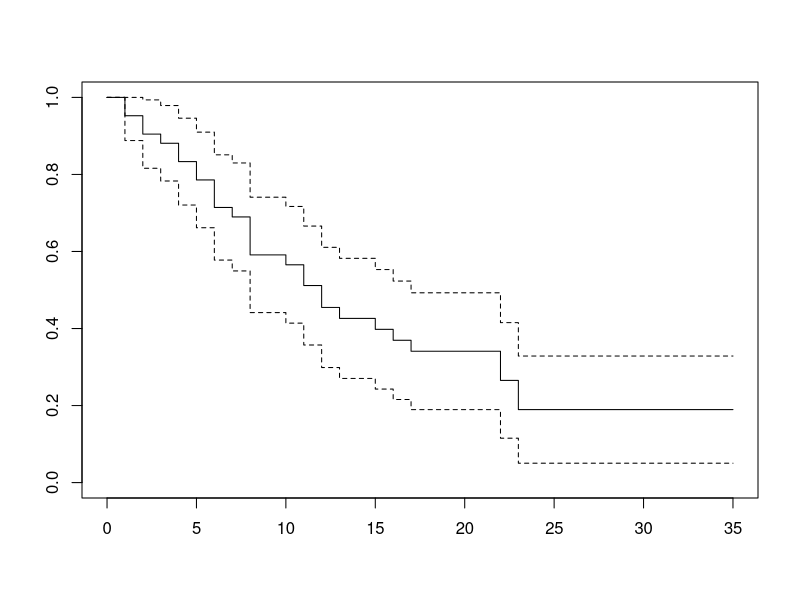
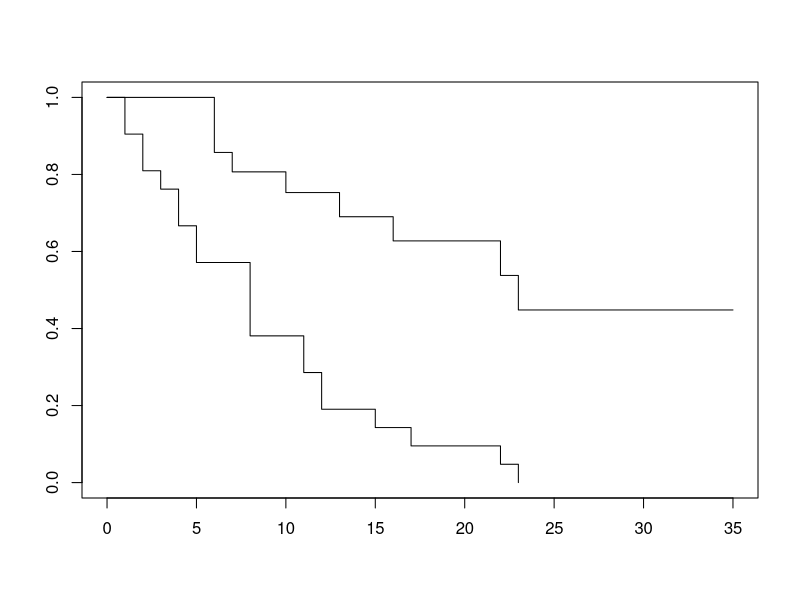
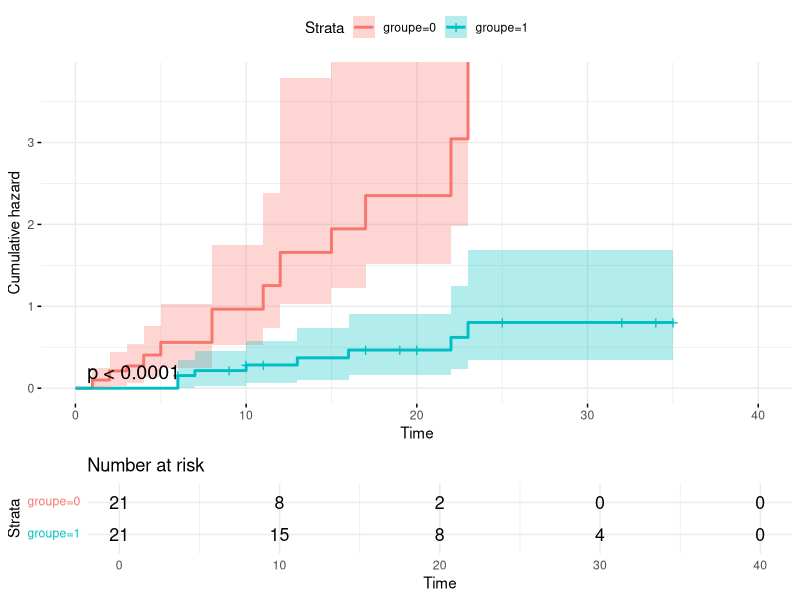

The R script that drew these images, in order: (Note: this script raises an error after producing the figures.)
# Kaplan-Meier
library("survival")
library("survminer")
##########
#PARTIE 1#
##########

#1 Entrez les donnees de Freireich
time<- c(6,6,6,6,7,9,10,10,11,13,16,17,19,20,22,23,25,32,32,34,35)
status<-c(1,1,1,0,1,0,1,0,0,1,1,0,0,0,1,1,0,0,0,0,0)
time0<-c(1, 1, 2, 2, 3, 4, 4, 5, 5, 8, 8, 8, 8, 11, 11, 12, 12, 15, 17, 22, 23)
status0<-rep(1,21)
duree<-c(time, time0)
censure<-c(status,status0)
groupe<-c(rep(1,length(time)),rep(0,length(time0)))
data_frame<-data.frame(duree,censure,groupe)
#2 Tracez l’estimateur de Kaplan-Meier
fit <- survfit(Surv(duree,censure) ~ 1,conf.type="plain")
plot(fit)

#3 Tracez l’estimateur de Kaplan-Meier
summary(fit)

#4 Refaites les mˆemes ´etapes par traitement
fit.groupe <- survfit(Surv(duree,censure) ~ groupe,conf.type="plain")
plot(fit.groupe)
summary(fit.groupe)

#5 
ggsurvplot(fit.groupe, data = data_frame, fun = "cumhaz", 
           conf.int = TRUE, pval = TRUE, risk.table = TRUE,
           ggtheme = theme_minimal())

##########
#PARTIE 2#
##########

#1 etude descriptive
summary(dataset$treat)
summary(dataset$renal)

#2 etude de survie
par(mfrow=c(2,2))

fit.tot <- survfit(Surv(dataset$dur,dataset$status) ~ 1,conf.type="plain")
summary(fit.tot)
plot(fit.tot,main="graphique globale",col="blue")

fit.treat<-survfit(Surv(dataset$dur) ~ dataset$treat)
summary(fit.treat)
plot(fit.treat,main="graphique treat",col="red")

fit.renal<-survfit(Surv(dataset$dur) ~ dataset$renal)
summary(fit.renal)
plot(fit.renal,main="graphique renal",col="purple")

fit.status<-survfit(Surv(dataset$dur) ~ (dataset$renal+dataset$treat))
summary(fit.status)
plot(fit.status, main="graphique combiner",col="green")
